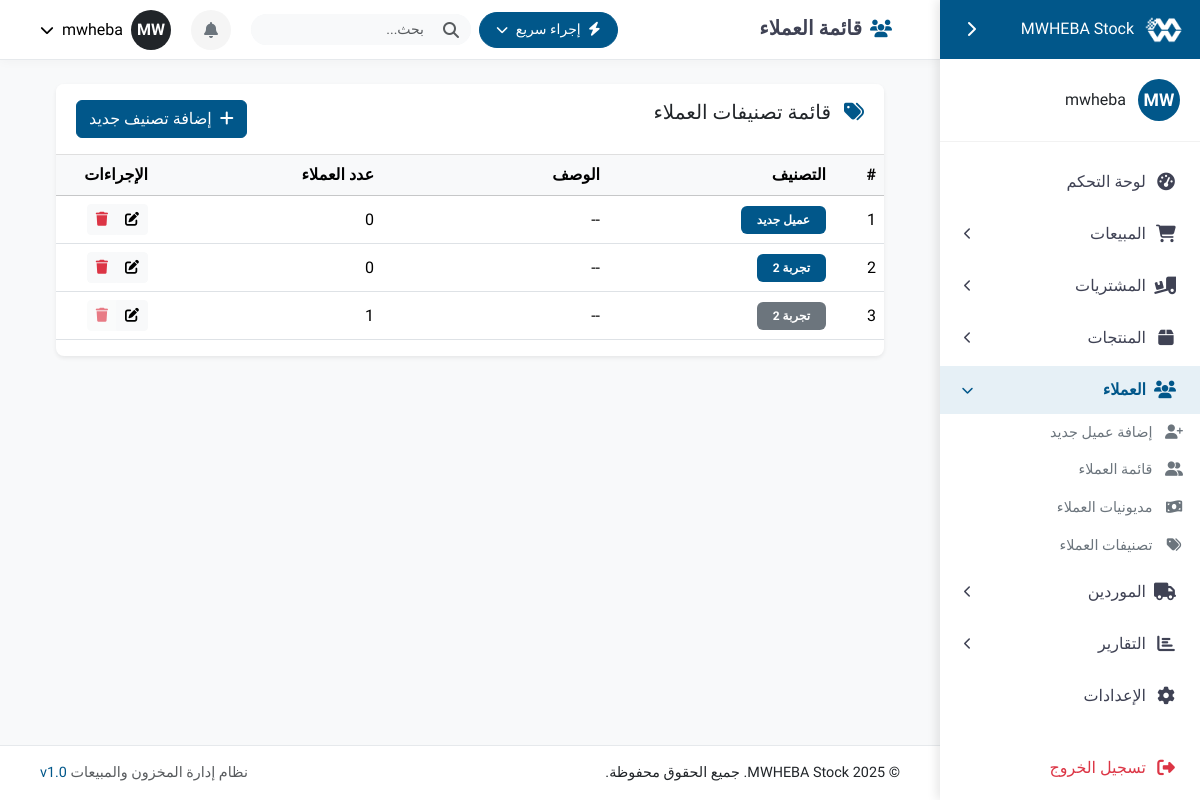
The page /customers/categories/ (signed in) on the database as committed earlier.
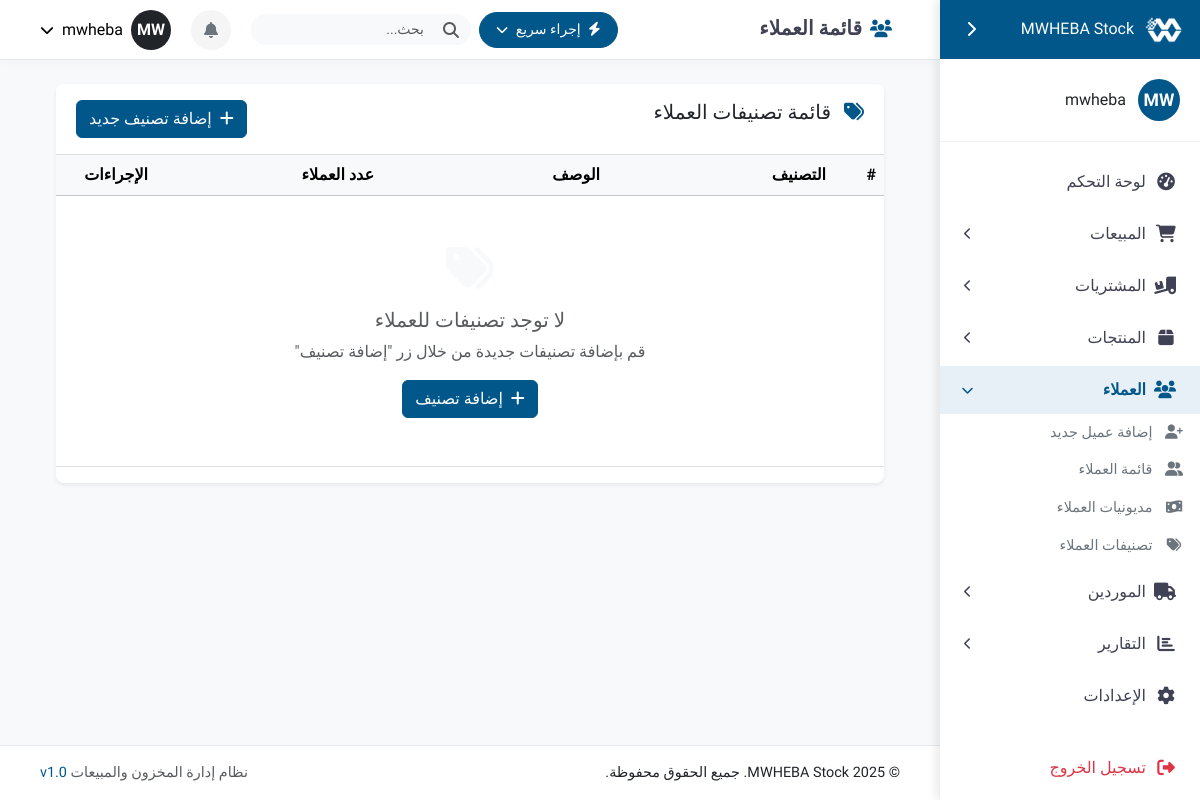
The same page on the database as committed later.
### customers/models.py (models this page shows, shortened)
class CustomerCategory(models.Model):
    name = models.CharField(_("اسم التصنيف"), max_length=100)
    color_code = models.CharField(_("لون التصنيف"), max_length=20, default="primary")
    description = models.TextField(_("وصف"), blank=True, null=True)
    created_at = models.DateTimeField(_("تاريخ الإنشاء"), auto_now_add=True)
    class Meta:
        verbose_name = _("تصنيف العملاء")
        verbose_name_plural = _("تصنيفات العملاء")
        ordering = ['name']

### customers/views.py (the view)
# urls.py: path('categories/', views.category_list, name='customer-categories'),
@login_required
def category_list(request):
    categories = CustomerCategory.objects.all().annotate(
        customer_count=Count('customers')
    )
    if request.method == 'POST':
        if 'category_id' in request.POST:
            category_id = request.POST.get('category_id')
            category = get_object_or_404(CustomerCategory, id=category_id)
            category.name = request.POST.get('name')
            category.color_code = request.POST.get('color_code', 'primary')
            category.description = request.POST.get('description', '')
            category.save()
            messages.success(request, _('تم تحديث التصنيف بنجاح'))
            return redirect('customer-categories')
        elif 'delete_category' in request.POST:
            category_id = request.POST.get('category_id')
            category = get_object_or_404(CustomerCategory, id=category_id)
            category.delete()
            messages.success(request, _('تم حذف التصنيف بنجاح'))
            return redirect('customer-categories')
        else:
            form = CustomerCategoryForm(request.POST)
            if form.is_valid():
                form.save()
                messages.success(request, _('تم إضافة التصنيف بنجاح'))
                return redirect('customer-categories')
    else:
        form = CustomerCategoryForm()
    context = {
        'categories': categories,
        'form': form
    }
    return render(request, 'customers/category_list.html', context)

### customers/forms.py
class CustomerCategoryForm(forms.ModelForm):
    class Meta:
        model = CustomerCategory
        fields = ['name', 'color_code', 'description']
        widgets = {
            'name': forms.TextInput(attrs={'class': 'form-control'}),
            'color_code': forms.Select(attrs={'class': 'form-select color-select'}, choices=[
                ('primary', _('أزرق')),
                ('secondary', _('رمادي')),
                ('success', _('أخضر')),
                ('danger', _('أحمر')),
                ('warning', _('أصفر')),
                ('info', _('سماوي')),
                ('dark', _('أسود')),
            ]),
            'description': forms.Textarea(attrs={'class': 'form-control', 'rows': 3}),
        }
        labels = {
            'name': _('اسم التصنيف'),
            'color_code': _('لون التصنيف'),
            'description': _('الوصف'),
        }

### accounts/models.py (called while the page is built)
    def get_initials(self):
        initials = ""
        if self.first_name:
            initials += self.first_name[0]
        if self.last_name:
            initials += self.last_name[0]
        if not initials:
            initials = self.username[0:2]
        return initials.upper()

### templates/customers/category_list.html (shortened to what the changed rows need)
{% extends 'base.html' %}
{% load i18n %}
{% load crispy_forms_tags %}
{% block content %}
<div class="container-fluid">
    <div class="row">
        <div class="col-12">
            <div class="card shadow-sm">
                <div class="card-body p-0">
                    <div class="table-responsive">
                        <table class="table table-hover align-middle">
                            <thead class="table-light">
                                <tr>
                                    <th width="50">#</th>
                                    <th>التصنيف</th>
                                    <th>الوصف</th>
                                    <th>عدد العملاء</th>
                                    <th width="100">الإجراءات</th>
                                </tr>
                            </thead>
                            <tbody>
                                {% for category in categories %}
                                <tr>
                                    <td>{{ forloop.counter }}</td>
                                    <td>
                                        <span class="badge bg-{{ category.color_code }} px-3 py-2">{{ category.name }}</span>
                                    </td>
                                    <td>{{ category.description|default:"--" }}</td>
                                    <td>{{ category.customer_count }}</td>
                                    <td>
                                        <div class="btn-group btn-group-sm">
                                            <button class="btn btn-light edit-category"
                                                   data-id="{{ category.id }}"
                                                   data-name="{{ category.name }}"
                                                   data-color="{{ category.color_code }}"
                                                   data-description="{{ category.description|default:'' }}"
                                                   data-bs-toggle="modal"
                                                   data-bs-target="#editCategoryModal">
                                                <i class="fas fa-edit"></i>
                                            </button>
                                            <button class="btn btn-light text-danger delete-category"
                                                   data-id="{{ category.id }}"
                                                   data-name="{{ category.name }}"
                                                   data-bs-toggle="modal"
                                                   data-bs-target="#deleteCategoryModal"
                                                   {% if category.customer_count > 0 %}disabled title="لا يمكن حذف التصنيف المرتبط بعملاء"{% endif %}>
                                                <i class="fas fa-trash"></i>
                                            </button>
                                        </div>
                                    </td>
                                </tr>
                                {% empty %}
                                <tr>
                                    <td colspan="5" class="text-center py-5">
                                        <div class="text-muted">
                                            <i class="fas fa-tags fa-3x mb-3 text-light"></i>
                                            <h5>لا توجد تصنيفات للعملاء</h5>
                                            <p>قم بإضافة تصنيفات جديدة من خلال زر "إضافة تصنيف"</p>
                                            <button class="btn btn-primary" data-bs-toggle="modal" data-bs-target="#addCategoryModal">
                                                <i class="fas fa-plus me-1"></i> إضافة تصنيف
                                            </button>
                                        </div>
                                    </td>
                                </tr>
                                {% endfor %}
                            </tbody>
                        </table>
                    </div>
                </div>
            </div>
        </div>
    </div>
</div>
{% endblock %}

Rows that differ between the two databases and show on the page:
removed CustomerCategory: name "عميل جديد", description "--", customer_count "0"
removed CustomerCategory: name "تجربة 2", description "--", customer_count "0"
removed CustomerCategory: name "تجربة 2", description "--", customer_count "1", color_code "secondary" (drawn)
Other text that changed with them:
text now shown: "لا توجد تصنيفات للعملاء قم بإضافة تصنيفات جديدة من خلال زر \"إضافة تصنيف\" إضافة تصنيف"
